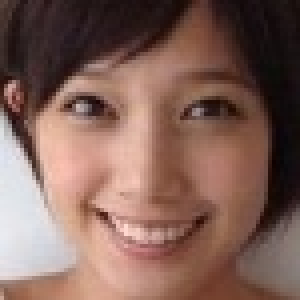
#> input picture smaller_alex/sent_image/fixed_sent.jpg, 75 x 75 px (shown 4 times larger)
$ python -i predict2.py   (imports and definitions only)   (Python 2 division)
#> lines starting #> are read from the running program, lines starting #| are printed output that depends on the picture
# -*- coding: utf-8 -*-

import chainer
import chainer.functions as F
import chainer.links as L
'''
from chainer import training
from chainer.training import extensions
from chainer.datasets import tuple_dataset
from chainer import Variable
from chainer import serializers
'''
import numpy as np
import cv2
#import _pickle as cpickle
import os
#import random
from PIL import Image
import json

this_script_dir = os.path.dirname(os.path.abspath(__file__)) + '/'


'''
def load_decrease_pickle():
    dec_path = 'decrease_pickle'
    dict = {'0': {}, '1': {}, '2': {}, '3': {}, '4': {}, '5': {}, '6': {}, '7': {}, '8': {}, '9': {}}

    for directory in os.listdir(dec_path):
        if directory.find('.DS_Store') > -1:
            continue
        for image in os.listdir(dec_path + '/' + directory):
            if image.find('.DS_Store') > -1:
                continue
            np_pickle = np.load(dec_path + '/' + directory + '/' + image).reshape(3, 5625)
            r, g, b = np_pickle[0], np_pickle[1], np_pickle[2]
            rImg = np.asarray(np.float32(r) / 255.0).reshape(75, 75)
            gImg = np.asarray(np.float32(g) / 255.0).reshape(75, 75)
            bImg = np.asarray(np.float32(b) / 255.0).reshape(75, 75)
            all_ary = np.asarray([rImg, gImg, bImg])

            new_name = image.replace('.npy', '')
            dict[directory][new_name] = all_ary

    return dict
'''

def cutout_face(image_path):
#> called with image_path = 'sent_image/fixed_sent.jpg'
    img = cv2.imread(image_path, cv2.IMREAD_COLOR)
#> img is the input picture: shape (75, 75, 3); mean B, G, R 88.3, 97.8, 129.5
    gray = cv2.cvtColor(img, cv2.COLOR_BGR2GRAY)
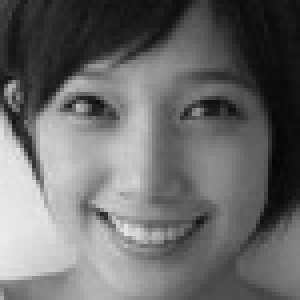
#> gray: shape (75, 75) (shown 4 times larger); min 4, max 235, mean 106.2
    faceCascade = cv2.CascadeClassifier(this_script_dir + 'haarcascade_frontalface_alt.xml')
    face = faceCascade.detectMultiScale(gray, 1.1, 3)
#> face = [[7, 5, 62, 62]]
    if len(face) > 0:
        for rect in face:
            x = rect[0]
            y = rect[1]
            width = rect[2]
            height = rect[3]
            dst = img[y:y+height, x:x+width]
            fixed_dst = cv2.resize(dst, (75, 75))
            path = this_script_dir + 'sent_image/fixed_sent.jpg'
            cv2.imwrite(path, fixed_dst)
            return True
#> this loop made 1 pass
#> pass 1, in cutout_face, `dst = img[y:y+height, x:x+width]`:
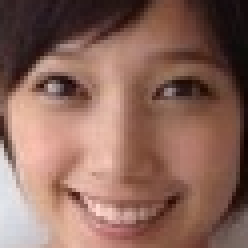
#> dst: shape (62, 62, 3) (shown 4 times larger); mean B, G, R 91.3, 102.7, 139.2
#> pass 1, in cutout_face, `fixed_dst = cv2.resize(dst, (75, 75))`:
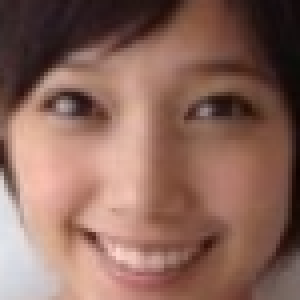
#> fixed_dst: shape (75, 75, 3) (shown 4 times larger); mean B, G, R 91.1, 102.6, 139.1
    else:
        return False


def img2numpy():
    '''
    この関数,もっと高速に手順を減らすことができそう
    :return: imgからnumpyへ変換して返す
    '''
    img = np.asarray(Image.open(this_script_dir + 'sent_image/fixed_sent.jpg').convert('RGB'), dtype=np.int8)
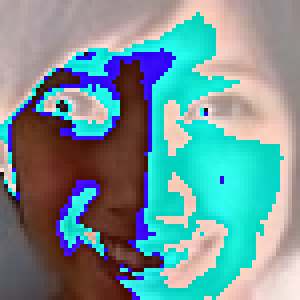
#> img: shape (75, 75, 3) int8 (shown 4 times larger); mean R, G, B -13.5, 20.4, 22.8; drawn with min black and max white
    r_img = []
    g_img = []
    b_img = []

    for i in range(75):
        for j in range(75):
            r_img.append(img[i][j][0])
            g_img.append(img[i][j][1])
            b_img.append(img[i][j][2])
#> after the loop, b_img = 5625 values, max 127 at index 1154, min -128 at index 996, mean 22.8; g_img = 5625 values, max 127 at index 941, min -128 at index 1069, mean 20.41; r_img = 5625 values, max 127 at index 275, min -128 at index 274, mean -13.47

    all_ary = r_img + g_img + b_img
#> all_ary = 16875 values, max 127 at index 275, min -128 at index 274, mean 9.91
    all_np = np.array(all_ary, dtype=np.float32).reshape(3, 5625)
    r, g, b = all_np[0], all_np[1], all_np[2]
#> r has the same summary as r_img; g has the same summary as g_img; b has the same summary as b_img
    rImg = np.asarray(np.float32(r) / 255.0).reshape(75, 75)
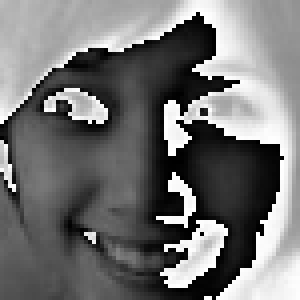
#> rImg: shape (75, 75) float32 (shown 4 times larger); min -0.502, max 0.498, mean -0.0528; drawn with min black and max white
    gImg = np.asarray(np.float32(g) / 255.0).reshape(75, 75)
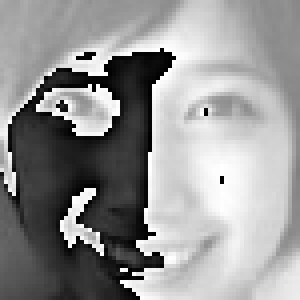
#> gImg: shape (75, 75) float32 (shown 4 times larger); min -0.502, max 0.498, mean 0.08; drawn with min black and max white
    bImg = np.asarray(np.float32(b) / 255.0).reshape(75, 75)
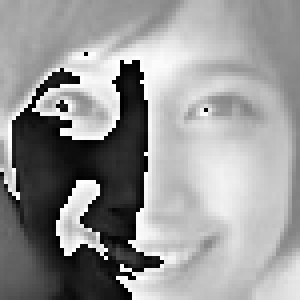
#> bImg: shape (75, 75) float32 (shown 4 times larger); min -0.502, max 0.498, mean 0.0894; drawn with min black and max white

    rgb = np.asarray([rImg, gImg, bImg]).reshape(1, 3, 75, 75)

    #ｇ

    return rgb

def get_similiar(vector, number):
    with open(this_script_dir + 'output_json/output_%d.json' % number, 'r') as f:
        dict = json.load(f)
        dict = json.loads(dict)

    min = 10000
    similiar_key = None

    for key, np_img in dict.items():
        rlt = np.linalg.norm(vector-np_img)
        if rlt < min:
            min = rlt
            similiar_key = key

    return similiar_key

def get_url(similiar_key):
    json_path = this_script_dir + 'result_json/'
    url = None

    if similiar_key[0] == 'r':
        with open(json_path + 'rakuten.json', 'r') as f:
            dicts = json.load(f)
            for dict in dicts:
                # print(dict['id'])
                if dict['file_id'] == similiar_key:
                    url = dict['url']
                    break
    else:
        with open(json_path + 'hotpepper.json', 'r') as f:
            dicts = json.load(f)
            for dict in dicts:
                if dict['id'] == int(similiar_key):
                    # TODO: 単純な加算は危険. 超えたらどうするの？
                    url = dict['url']
                    break

    return url


class AlexNet(chainer.Chain):

    input_size = 227

    def __init__(self):
        super(AlexNet, self).__init__(
            conv1 = L.Convolution2D(None, 96, 6, stride=3),
            conv2 = L.Convolution2D(None, 128, 3, pad=2),
            # conv3 = L.Convolution2D(None, 256, 3, pad=1),
            conv4 = L.Convolution2D(None, 128, 3, pad=1),
            fc6 = L.Linear(None, 6400),
            fc7 = L.Linear(None, 6400),
            fc8 = L.Linear(None, 1000),
            fc9 = L.Linear(None, 10)
        )

    def __call__(self, x):
#> (the run stopped early here; a loop or call above may not have finished)
